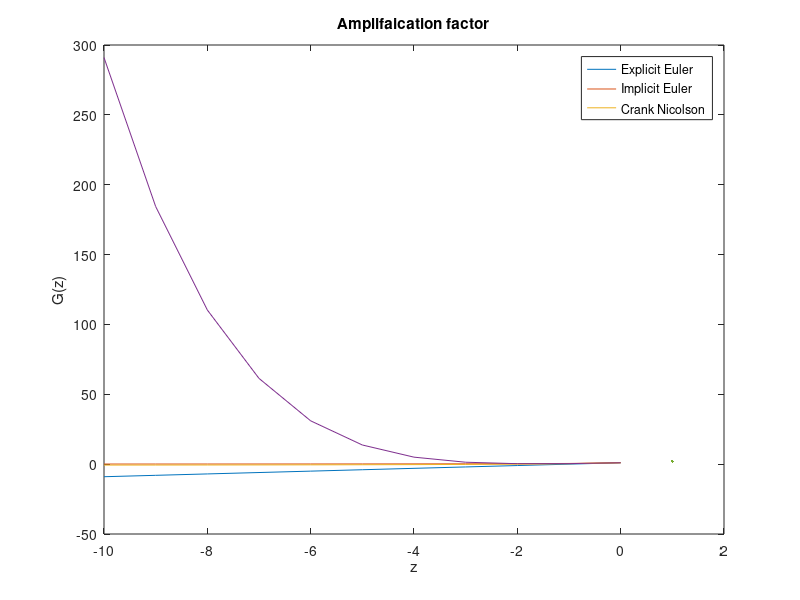

The MATLAB script that drew this image:
clc;
clearvars;
% 

z=-10:0.5;
f1=1+z;
f2=1./(1-z);
f3=1+2.*z./(2-z);

f4=1+z+z.^2./2+z.^3./6+z.^4./24;

plot(z,f1,z,f2,z,f3,z,f4,linewidth=2)

legend('Explicit Euler','Implicit Euler','Crank Nicolson')
title('Amplifaication factor')
xlabel('z')
ylabel('G(z)')
